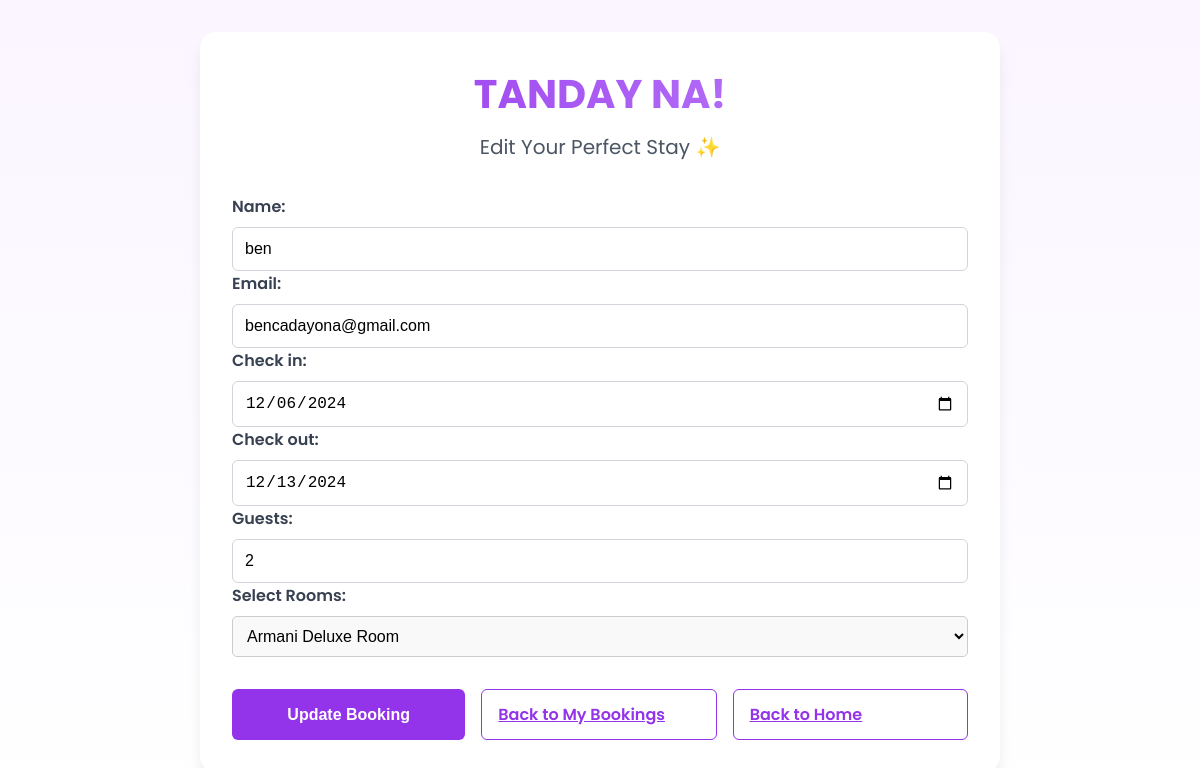
Before: /edit_booking/11/ (signed in) with the older database file.
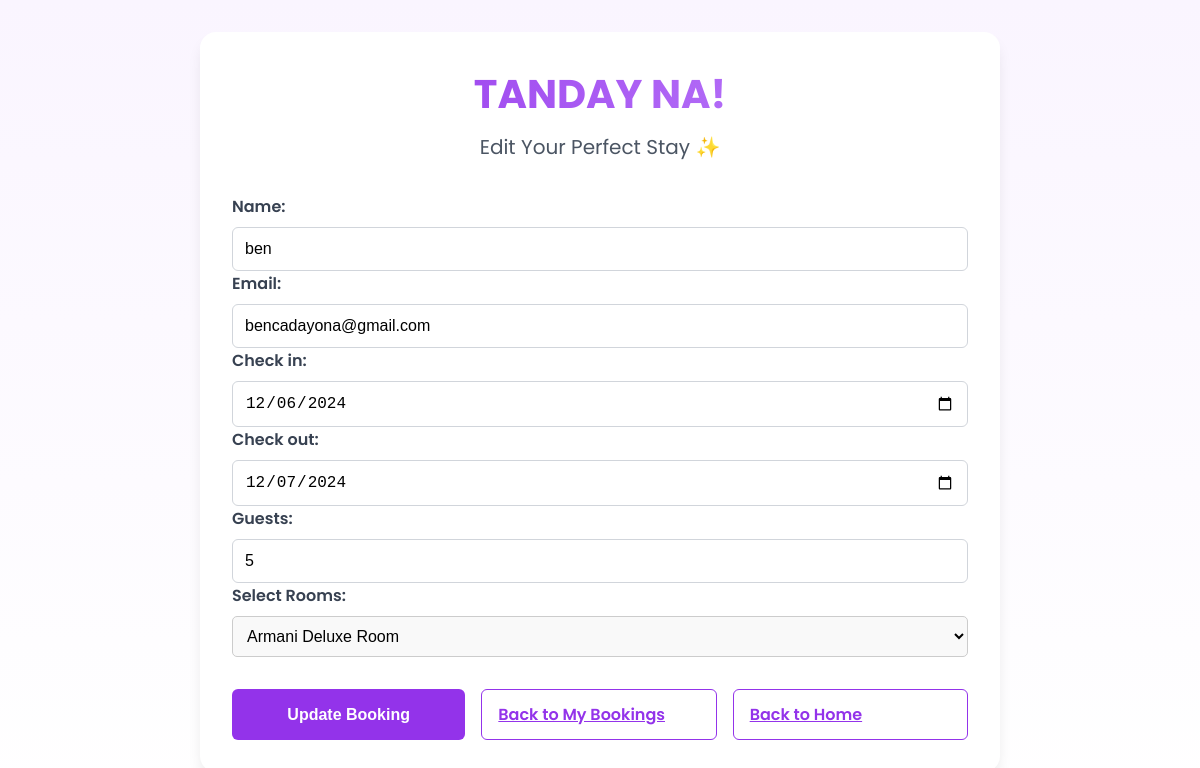
After: the same page with the newer database file.
### api/models.py (models this page shows, shortened)
class Booking(models.Model):
    STATUS_CHOICES = [
        ("Pending", "Pending"),
        ("Canceled", "Canceled"),
        ("Accepted", "Accepted"),
        ("Check-in", "Check-in"),
        ("Check-out", "Check-out"),
    ]
    user = models.ForeignKey(User, on_delete=models.CASCADE, null=True, blank=True)
    name = models.CharField(max_length=100)
    email = models.EmailField()
    check_in = models.DateField(null=True, blank=True)
    check_out = models.DateField(null=True, blank=True)
    guests = models.IntegerField()
    room = models.ForeignKey(Rooms, on_delete=models.CASCADE)
    booking_number = models.CharField(max_length=12, editable=False, default=timezone.now().strftime('%Y%m%d%H%M%S') + uuid.uuid4().hex[:14].upper())
    status = models.CharField(max_length=10, choices=STATUS_CHOICES, default="Pending")
    isReviewed = models.BooleanField(default=False)

### api/views.py (the view)
# urls.py: path('edit_booking/<int:booking_id>/', edit_booking, name='edit_booking'),
@login_required
def edit_booking(request, booking_id):
    booking = get_object_or_404(Booking, id=booking_id)
    rooms = Rooms.objects.filter(listing = booking.room.listing)
    if request.method == 'POST':
        form = EditBookingForm(request.POST, instance=booking)
        getroom = request.POST.get('room')
        print('The room id is: ',getroom)
        theRoom = get_object_or_404(Rooms, id=getroom)
        if form.is_valid():
            booking = form.save(commit=False)
            booking.room = theRoom
            booking.save()
            messages.success(request, 'Your booking has been updated successfully!')
            return redirect('my_bookings')  # Redirect to the bookings list page
    else:
        form = EditBookingForm(instance=booking)
    return render(request, 'edit_booking.html', {
        'form': form,
        'booking': booking,
        "rooms":rooms,
    })

### api/forms.py (shortened to what this page needs)
class EditBookingForm(forms.ModelForm):
    class Meta:
        model = Booking
        fields = ['name', 'email', 'check_in', 'check_out', 'guests']
        widgets = {
            'check_in': forms.DateInput(attrs={'type': 'date'}),
            'check_out': forms.DateInput(attrs={'type': 'date'}),
        }

### api/templates/edit_booking.html (shortened to what this page needs)
<!DOCTYPE html>
<html lang="en">
<head>
</head>
<body>
    <div class="card">
        <div class="card-header">
            <h1 class="card-title">TANDAY NA!</h1>
            <p class="card-subtitle">Edit Your Perfect Stay ✨</p>
        </div>
        <form method="POST" action="{% url 'edit_booking' booking.id %}">
            {{ form.as_p }}
            <label for="Rooms">Select Rooms:</label>
            <select name="room" id="room" class="form-select" style="width: 100%; padding: 10px; border-radius: 5px; font-size: 16px; border: 1px solid #ccc; background-color: #f9f9f9;">
                {% for room in rooms %}
                    <option value="{{ room.id }}" style="padding: 10px; font-size: 14px;">
                        {{ room.name }}
                    </option>
                {% endfor %}
            </select>
            <div class="button-group">
                <button type="submit" class="button button-primary">Update Booking</button>
                <a href="{% url 'my_bookings' %}" class="button button-secondary">Back to My Bookings</a>
                <a href="{% url 'home' %}" class="button button-secondary">Back to Home</a>
            </div>
        </form>
    </div>
</body>
</html>

Changed rows visible on the page:
changed Booking "ben": check_out "12/13/2024" → "12/07/2024"; guests "2" → "5"
